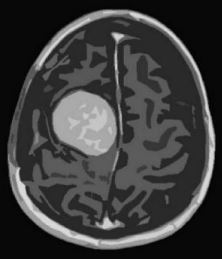
#> input picture Brain tumor.JPG, 222 x 259 px, given in place of Brain tumor.jpeg, which was not available
$ jupyter execute BrainTumor.ipynb   (text cells are left out)
#> lines starting #> are read from the running program, lines starting #| are printed output that depends on the picture; after the words box and inside, x2 and y2 are one past the last pixel; in counts of white or black regions, pixels touching at a corner belong together; pictures that were not available may be replaced by others from this repository, and a replacement may not be noted
[cell 1]
import cv2
#from google.colab.patches import cv2_imshow
import matplotlib.pyplot as plt
import numpy as np
import skimage.io as io
import skimage.exposure as ex
import skimage.color as clr
from scipy import ndimage
from skimage.morphology import binary_erosion, binary_dilation, binary_opening, binary_closing, disk, label
from skimage.measure import find_contours
from skimage.filters import threshold_otsu
from skimage import feature
from skimage.feature import hog

[cell 2]
img = io.imread("C:\\Users\\ME\\Desktop\\image_P\\Brain tumor.jpeg")
#> img is the input picture: shape (259, 222, 3); min 0, max 231, mean 60.5
#img = clr.rgb2gray(img)

[cell 3]
image_sliced_back = ex.rescale_intensity(img, in_range=(100, 200))
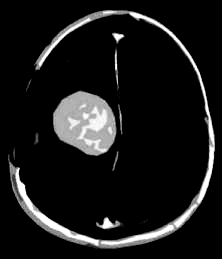
#> image_sliced_back: shape (259, 222, 3); min 0, max 255, mean 24.9


plt.figure(figsize=(12, 6))

plt.subplot(1, 2, 1)
plt.imshow(img, cmap="gray")
plt.title("Original Image")

plt.subplot(1, 2, 2)
plt.imshow(image_sliced_back, cmap="gray")
plt.title("Rescaled Intensity")

plt.show()
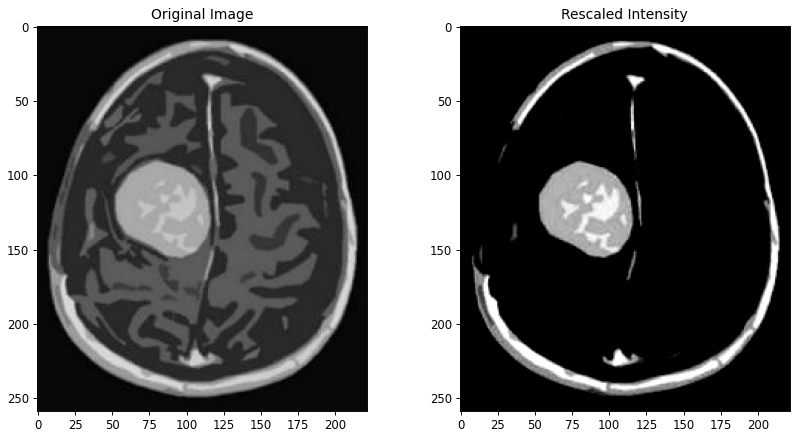
#> figure drawn by matplotlib, 2 panels

[cell 4]
image_sliced_back = clr.rgb2gray(image_sliced_back)
#> image_sliced_back: shape (259, 222) float64
# Contrast Enhancement
equ = ex.equalize_hist(image_sliced_back)
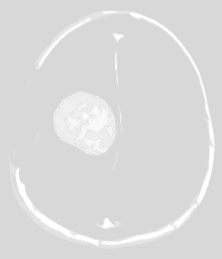
#> equ: shape (259, 222) float64; min 0.848, max 1, mean 0.86
# Noise Reduction (mean filter)
blurred_image = ndimage.uniform_filter(equ, size=3)
plt.imshow(blurred_image,'gray')

[cell 5]
image = blurred_image>0.9
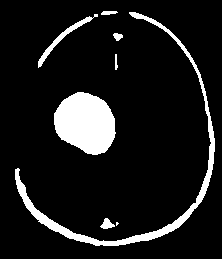
#> image: shape (259, 222) bool; 10.5% white; 8 white regions (1 under 20 px), largest, box (x1, y1, x2, y2) and area: (54, 92, 116, 155) 2895, (15, 12, 215, 246) 2518, (38, 14, 98, 68) 368
plt.imshow(image,'gray')

[cell 6]
kernel = np.ones((8, 8), np.uint8)
g_erosion = binary_erosion(image, kernel)
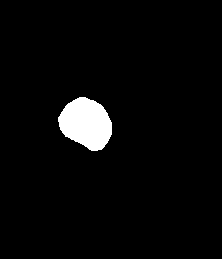
#> g_erosion: shape (259, 222) bool; 3.6% white; 1 white region, box (x1, y1, x2, y2) and area: (58, 97, 112, 151) 2075
plt.imshow(g_erosion, cmap='gray')

[cell 7]
features_list=[]
hog_features, hog_image = feature.hog(g_erosion, visualize=True)
features_list.append(hog_features)
plt.imshow(hog_image, 'gray')

[cell 8]
images = [img, equ, blurred_image, image, g_erosion]
titles = ['Original Image', 'Enhanced Image', 'noise reduction', 'segmentation Image', 'erosion']


for i in range(len(images)):
    plt.subplot(2, 3, i + 1)
    plt.imshow(images[i], cmap='gray')
    plt.title(titles[i])
    plt.axis('off')
#> this loop made 5 passes

plt.show()

[cell 9]
for i in range(len(images)):
    plt.subplot(2, 3, i + 1)
    plt.imshow(images[i])
    plt.title(titles[i])
    plt.axis('off')

plt.show()
